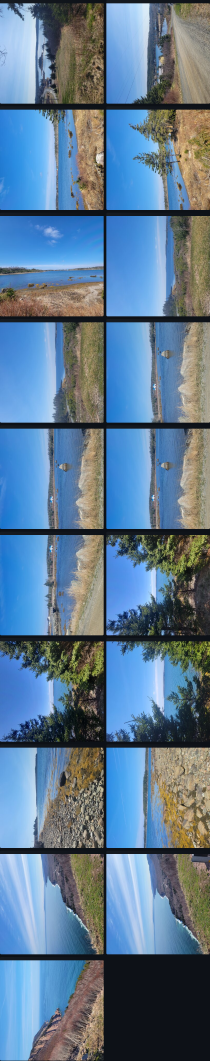
#> input picture tests/ui/gallery-dark-mode.spec.ts-snapshots/gallery-grid-dark-mode-chromium-linux.png, 630 x 3183 px (shown at 1/3 size)
$ python -i media_extractor.py   (imports and definitions only)
#> lines starting #> are read from the running program, lines starting #| are printed output that depends on the picture
#!/usr/bin/env python3
"""
Media Reference Extractor for Obsidian Notes

This module handles extracting and resolving media references from Obsidian
markdown content. It parses the ![[...]] embedding syntax to find all
referenced media files (images, videos, audio). Also provides thumbnail
generation for gallery images using Pillow.
"""

import logging
import os
import re
from pathlib import Path
from typing import List, Optional, Tuple

from PIL import Image

# Configure module logger
logger = logging.getLogger(__name__)


# Supported image extensions
IMAGE_EXTENSIONS = {'jpg', 'jpeg', 'png', 'gif', 'webp', 'svg', 'bmp', 'tiff', 'tif', 'ico'}

# Supported video extensions
VIDEO_EXTENSIONS = {'mp4', 'webm', 'ogg', 'ogv', 'mov', 'avi', 'mkv', 'm4v'}

# Supported audio extensions
AUDIO_EXTENSIONS = {'mp3', 'wav', 'oga', 'm4a', 'flac', 'aac', 'wma'}

# All supported media extensions
ALL_MEDIA_EXTENSIONS = IMAGE_EXTENSIONS | VIDEO_EXTENSIONS | AUDIO_EXTENSIONS


# [32 lines left out: function find_media_references, not called in this run]


# Default media base path (symlinked from ~/Notes/Media -> ~/Media)
DEFAULT_MEDIA_BASE = Path.home() / "Notes" / "Media"


# [47 lines left out: function resolve_media_path, not called in this run]


# Default thumbnail width in pixels
DEFAULT_THUMBNAIL_WIDTH = 400

# Extensions that support thumbnailing (raster images only, not SVG)
THUMBNAIL_SUPPORTED_EXTENSIONS = {'jpg', 'jpeg', 'png', 'gif', 'webp', 'bmp', 'tiff', 'tif'}


def generate_thumbnail(
    source_path: str,
    output_path: Optional[str] = None,
    width: int = DEFAULT_THUMBNAIL_WIDTH,
    quality: int = 85,
) -> Optional[str]:
    """
    Generate a thumbnail version of an image file.

    Creates a width-constrained thumbnail while maintaining aspect ratio.
    The height is automatically calculated to preserve the original proportions.

    Args:
        source_path: Path to the source image file
        output_path: Path for the output thumbnail. If not provided, the thumbnail
                     will be saved in the same directory with '_thumb' suffix
                     (e.g., 'image.jpg' -> 'image_thumb.jpg')
        width: Target width in pixels for the thumbnail. Default is 400px.
               Height is calculated automatically to maintain aspect ratio.
        quality: JPEG/WebP quality setting (1-100). Default is 85.
                 Only applies to lossy formats.

    Returns:
        The path to the generated thumbnail file, or None if generation failed.
        Returns None if:
        - The source file doesn't exist
        - The source file is not a supported image format
        - The image is already smaller than the target width (no thumbnail needed)
        - Any error occurs during processing

    Raises:
        No exceptions are raised; errors are logged and None is returned.
    """
#> called with width = 400, quality = 85
    source = Path(source_path)

    # Validate source file exists
    if not source.exists():
        logger.warning(f"Source file does not exist: {source_path}")
        return None

    if not source.is_file():
        logger.warning(f"Source path is not a file: {source_path}")
        return None

    # Check if extension is supported for thumbnailing
    ext = source.suffix.lower().lstrip('.')
    if ext not in THUMBNAIL_SUPPORTED_EXTENSIONS:
        logger.warning(f"Unsupported image format for thumbnailing: {ext} (file: {source_path})")
        return None

    # Determine output path
    if output_path is None:
        # Generate default output path with _thumb suffix
        stem = source.stem
        suffix = source.suffix
        output_path = str(source.parent / f"{stem}_thumb{suffix}")

    output = Path(output_path)

    try:
        # Open and process the image
        with Image.open(source) as img:
#> img is the input picture: PIL image 630x3183 RGB; mean R, G, B 95.6, 122, 145.4
            original_width, original_height = img.size
#> original_width = 630; original_height = 3183

            # Skip if image is already smaller than target width
            if original_width <= width:
                logger.info(
                    f"Image already smaller than target width ({original_width}px <= {width}px), "
                    f"skipping thumbnail generation: {source_path}"
                )
                return None

            # Calculate new height maintaining aspect ratio
            aspect_ratio = original_height / original_width
#> aspect_ratio = 5.05
            new_height = int(width * aspect_ratio)
#> new_height = 2020

            # Use LANCZOS for high-quality downsampling
            resized = img.resize((width, new_height), Image.Resampling.LANCZOS)
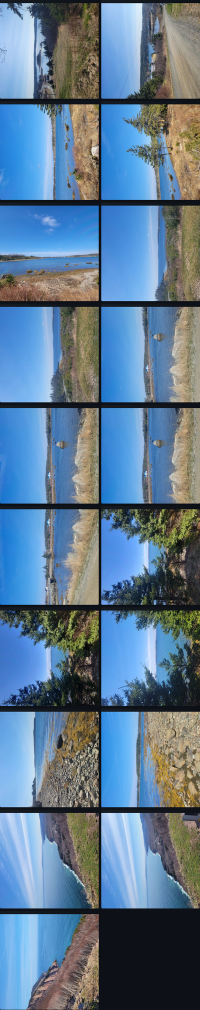
#> resized: PIL image 400x2020 RGB (shown at 1/2 size); mean R, G, B 95.6, 122, 145.4

            # Determine output format from output path extension
            output_ext = output.suffix.lower().lstrip('.')

            # Handle different image modes for saving
            # Convert RGBA to RGB for JPEG (which doesn't support transparency)
            save_kwargs = {}
            if output_ext in ('jpg', 'jpeg'):
                if resized.mode in ('RGBA', 'LA', 'P'):
                    # Convert to RGB, using white background for transparency
                    background = Image.new('RGB', resized.size, (255, 255, 255))
                    if resized.mode == 'P':
                        resized = resized.convert('RGBA')
                    if resized.mode in ('RGBA', 'LA'):
                        background.paste(resized, mask=resized.split()[-1])  # Use alpha channel as mask
                        resized = background
                    else:
                        resized = resized.convert('RGB')
                save_kwargs['quality'] = quality
                save_kwargs['optimize'] = True
            elif output_ext == 'webp':
                save_kwargs['quality'] = quality
                save_kwargs['optimize'] = True
            elif output_ext == 'png':
                save_kwargs['optimize'] = True
            elif output_ext == 'gif':
                # For GIFs, just save the first frame as thumbnail
                pass

            # Ensure output directory exists
            output.parent.mkdir(parents=True, exist_ok=True)

            # Save the thumbnail
            resized.save(output, **save_kwargs)

            logger.info(
                f"Generated thumbnail: {output_path} "
                f"({original_width}x{original_height} -> {width}x{new_height})"
            )

            return str(output)

    except Exception as e:
        logger.error(f"Failed to generate thumbnail for {source_path}: {e}")
        return None


# [19 lines left out: function get_thumbnail_path, not called in this run]

>>> result = generate_thumbnail('../tests/ui/gallery-dark-mode.spec.ts-snapshots/gallery-grid-dark-mode-chromium-linux.png')
